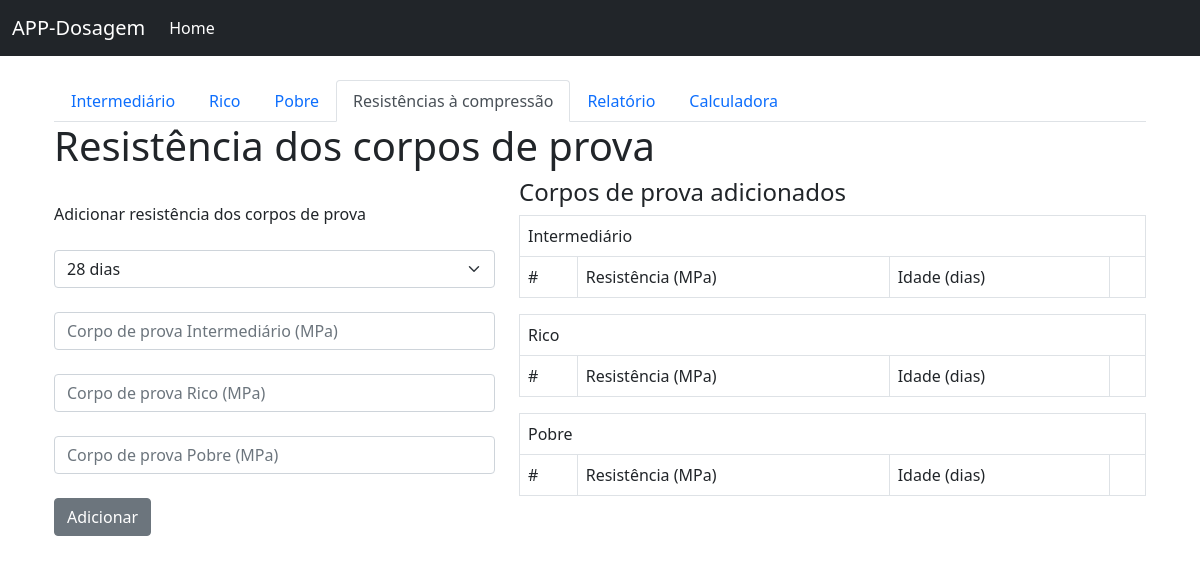
The app's page /corpo_de_prova/7, older data.
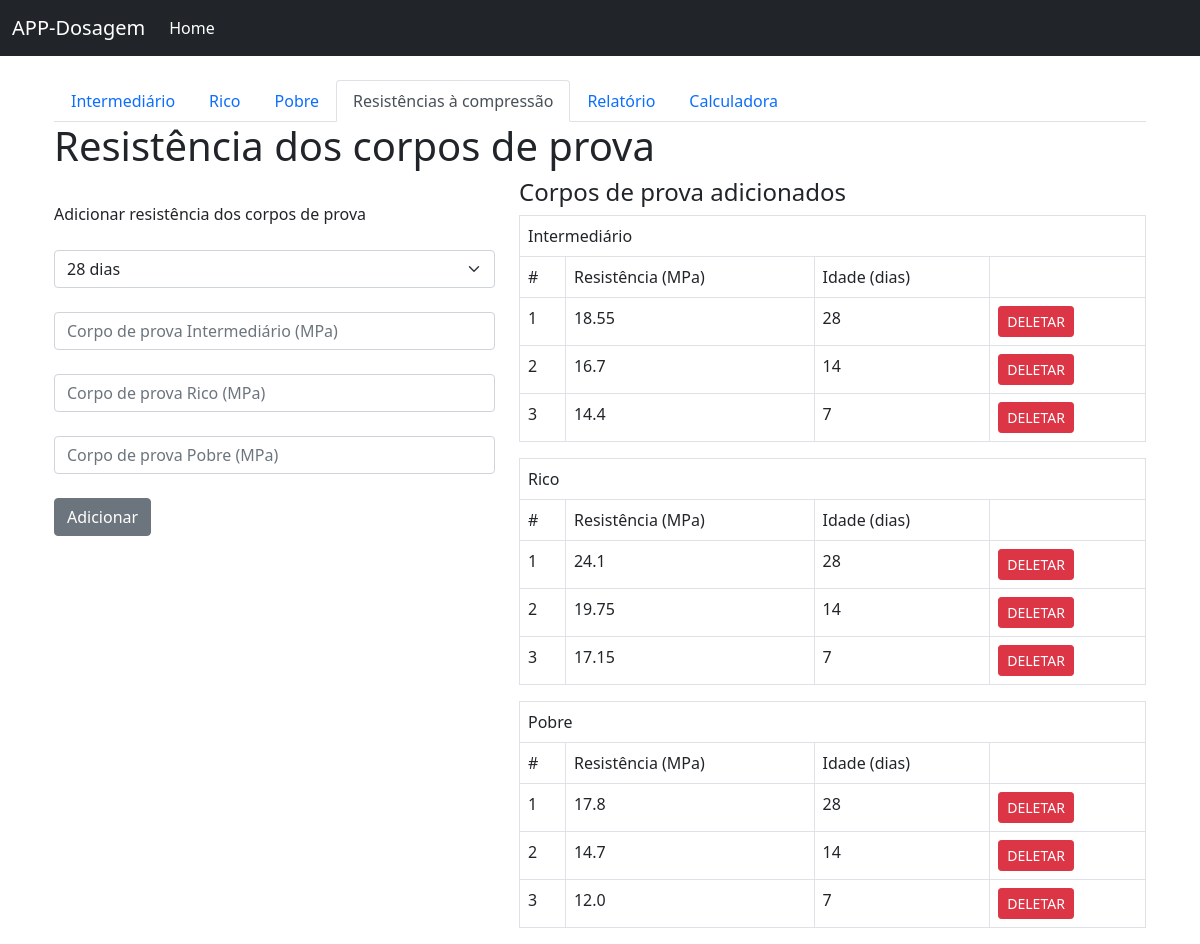
The same page, newer data.
### app/models.py (models this page shows, shortened)
class Cp_piloto(db.Model):
    id = db.Column(db.Integer, primary_key=True)
    resistencia = db.Column(db.Float)
    idade = db.Column(db.Integer)
    ensaio_id = db.Column(db.Integer, db.ForeignKey('ensaios.id'))

class Cp_rico(db.Model):
    id = db.Column(db.Integer, primary_key=True)
    resistencia = db.Column(db.Float)
    idade = db.Column(db.Integer)
    ensaio_id = db.Column(db.Integer, db.ForeignKey('ensaios.id'))

class Cp_pobre(db.Model):
    id = db.Column(db.Integer, primary_key=True)
    resistencia = db.Column(db.Float)
    idade = db.Column(db.Integer)
    ensaio_id = db.Column(db.Integer, db.ForeignKey('ensaios.id'))

### app/routes.py (the view, shortened to what this page needs)
@app.route('/corpo_de_prova/<int:id>', methods=['POST', 'GET'])
def corpo_de_prova(id):
    ensaio_salvo = Ensaios.query.filter_by(id=id).first()
    cps_piloto = Cp_piloto.query.all()
    cps_rico = Cp_rico.query.all()
    cps_pobre = Cp_pobre.query.all()
    r_piloto = request.form.get("resistencia_piloto")
    r_rico = request.form.get("resistencia_rico")
    r_pobre = request.form.get("resistencia_pobre")
    return render_template('corpo_de_prova.html', id=id, cps_piloto=cps_piloto, cps_rico=cps_rico, cps_pobre=cps_pobre, ensaio_salvo=ensaio_salvo)

### app/templates/corpo_de_prova.html (shortened to what the changed rows need)
{% extends 'base.html' %}
{% block content %}
<div class="container">
    <h1>Resistência dos corpos de prova</h1>
    <div class="row">
        <div class="col-7">
            <table class='table table-bordered'>
                {% for i in ensaio_salvo.cp_piloto %}
                    <tr>
                    <td>{{ ensaio_salvo.cp_piloto.index(i)+1 }}</td>
                    <td>{{ i.resistencia }}</td>
                    <td>{{ i.idade }}</td>
                    <td><a class="btn btn-danger btn-sm" href="/corpo_de_prova/deletar_piloto/{{ i.id }}">DELETAR</a></td>
                </tr>
                {% endfor %}
            </table>
            <table class='table table-bordered'>
                {% for i in ensaio_salvo.cp_rico %}
                    <tr>
                    <td>{{ ensaio_salvo.cp_rico.index(i)+1 }}</td>
                    <td>{{ i.resistencia }}</td>
                    <td>{{ i.idade }}</td>
                    <td><a class="btn btn-danger btn-sm" href="/corpo_de_prova/deletar_rico/{{ i.id }}">DELETAR</a></td>
                </tr>
                {% endfor %}
            </table>
            <table class='table table-bordered'>
                {% for i in ensaio_salvo.cp_pobre %}
                    <tr>
                    <td>{{ ensaio_salvo.cp_pobre.index(i)+1 }}</td>
                    <td>{{ i.resistencia }}</td>
                    <td>{{ i.idade }}</td>
                    <td><a class="btn btn-danger btn-sm" href="/corpo_de_prova/deletar_pobre/{{ i.id }}">DELETAR</a></td>
                </tr>
                {% endfor %}
            </table>
        </div>
    </div>
</div>
{% endblock %}

Row changes from the older to the newer data that the page shows:
added Cp_piloto: cp_piloto "1", resistencia "18.55", idade "28"
added Cp_piloto: cp_piloto "2", resistencia "16.7", idade "14"
added Cp_piloto: cp_piloto "3", resistencia "14.4", idade "7"
added Cp_rico: cp_rico "1", resistencia "24.1", idade "28"
added Cp_rico: cp_rico "2", resistencia "19.75", idade "14"
added Cp_rico: cp_rico "3", resistencia "17.15", idade "7"
added Cp_pobre: cp_pobre "1", resistencia "17.8", idade "28"
added Cp_pobre: cp_pobre "2", resistencia "14.7", idade "14"
added Cp_pobre: cp_pobre "3", resistencia "12.0", idade "7"
